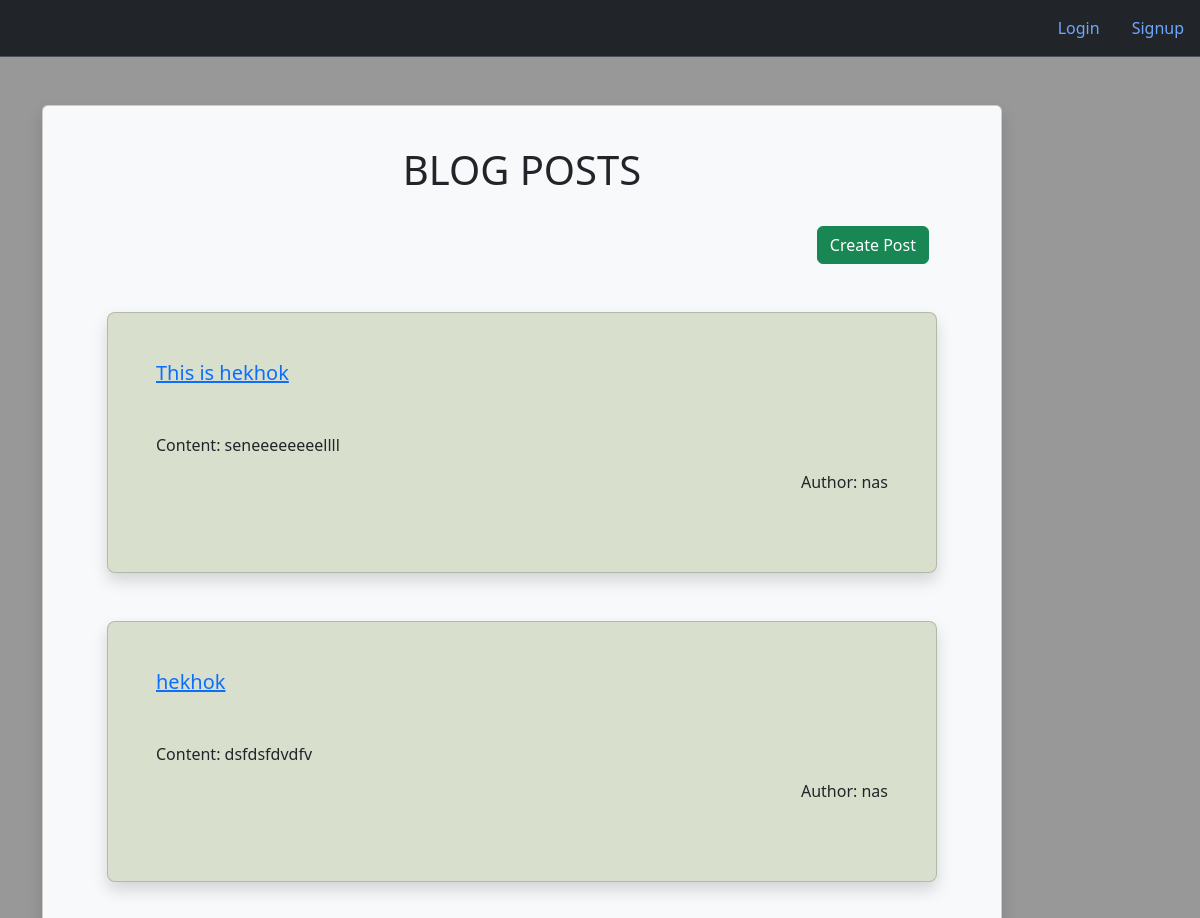
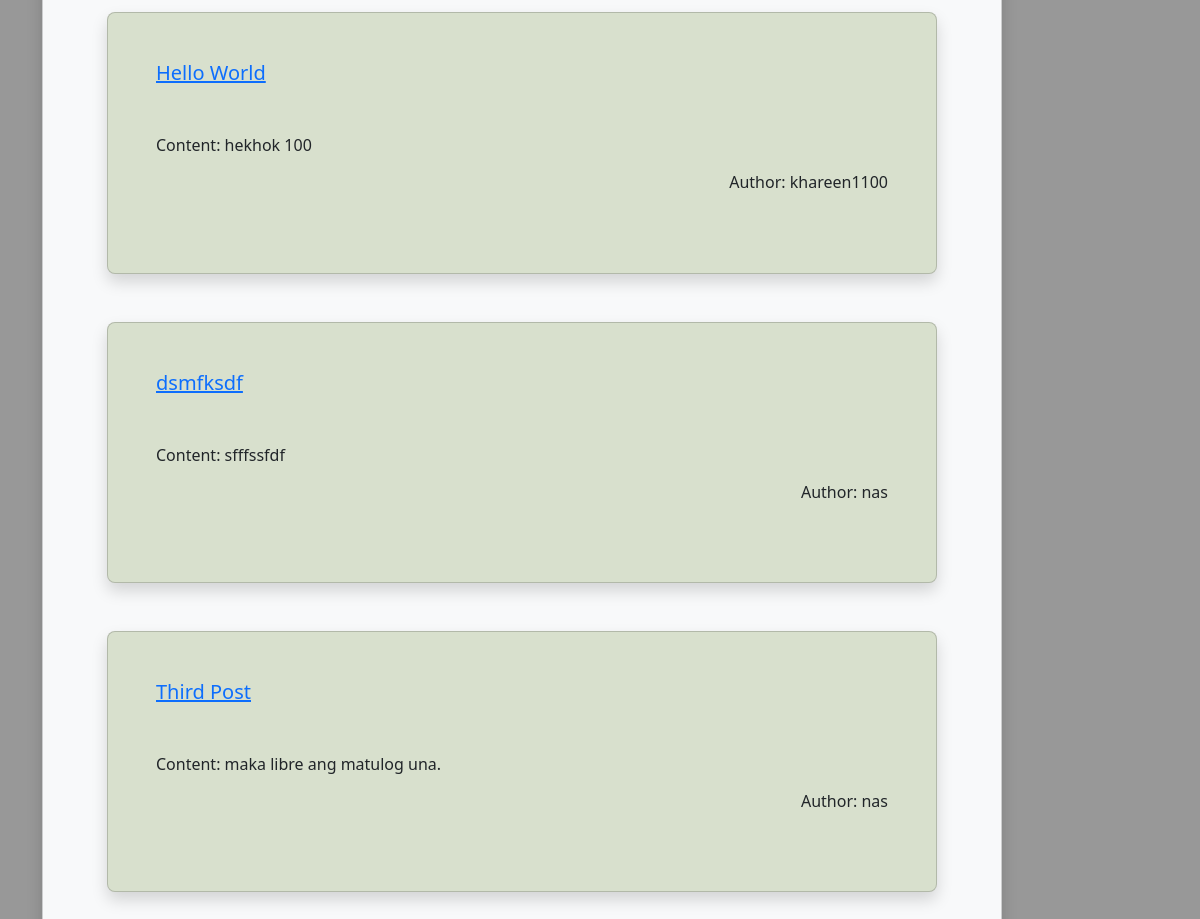
The page / on the database its author committed (2 pictures, top to bottom).
### base/models.py (models this page shows)
class Post(models.Model):
    title = models.CharField(max_length=100)
    body = models.TextField(max_length=200)
    author =  models.ForeignKey(User, on_delete=models.CASCADE)
    created = models.DateTimeField(auto_now_add=True)
    updated = models.DateTimeField(auto_now=True)
    class Meta:
        ordering = ['-created']
    def __str__(self):
        return self.title # to display the title in the admin interface

### base/views.py (the view)
# urls.py: path("", views.index, name="home"),
def index(request):
    posts = Post.objects.all()
    print(posts)
    return render(request, "index.html", {"posts": posts})

### templates/index.html (shortened to what this page needs)
{% extends 'base.html' %}
{% block body %}
<div class="container">
    <div class="col-md-4">
        <div class="card shadow bg-body-tertiary rounded mt-5 mb-5"  style="width: 80vw">
            <div class="card-body " style="overflow: hidden;">
            <H1 class="title d-flex justify-content-center p-4">BLOG POSTS</H1>
            <div class="con d-flex justify-content-end px-5 m-2 mb-5 ">
                    <a class="nav-link active" aria-current="page" href="{% url 'create_post' %}">
                        <button type="button" class="btn btn-success ">Create Post</button>
                    </a>
            </div>
    {% for post in posts %}
    <div class="card shadow p-5 m-5 rounded-3" style="background: #D8E0CD" >
        <h5 class="card-title mb-5"> <a href="{% url 'post_detail' post.id %}">{{post.title}}</a></h5>
        <p class="card-text">Content: {{post.body}}</p>
        <div class="author d-flex justify-content-end mb-0">
            <h6 class="card-title">Author: {{post.author}}</h6>
        </div>
        <br>
    </div>
    {% endfor %}
            </div>
        </div>
    </div>
</div>
{% endblock %}

### templates/base.html (shortened to what this page needs)
<!DOCTYPE html>
<html lang="en">
<head>
    <link rel="stylesheet" href="/static/css/bootstrap.min.css">
    <link rel="stylesheet" href="/static/css/style.css">
</head>
<body class=" --bs-tertiary-color-rgb">
    {% include 'navbar.html' %}
    {% block body %}
    {% endblock %}
</body>
</html>

### templates/navbar.html (shortened to what this page needs)
{% block content %}
<nav class="navbar bg-dark border-bottom border-body d-flex justify-content-end " data-bs-theme="dark" style="background-color: #e3f2fd;" >
        <ul class="nav ">
            {% if request.user.is_authenticated %}
                    <li class="nav-item">
                      <a class="nav-link active" aria-current="page" >
                        <h4 style="text-transform: uppercase;">Hello {{request.user.username}}</h4>
                      </a>
                    </li>
                  <li class="nav-item">
                    <a class="nav-link active" aria-current="page" href="/">Home</a>
                  </li>
                  <li class="nav-item">
                      <a class="nav-link active" aria-current="page" href="{% url 'about' %}" >About Us</a>
                  </li>
                  <li class="nav-item">
                      <a class="nav-link active" aria-current="page" href="{% url 'contacts' %}">Contacts</a>
                  </li>
                  <!-- <li class="nav-item">
                    <a class="nav-link active" aria-current="page" href="{% url 'create_post' %}">Create Post</a>
                  </li> -->
                  <li class="nav-item">
                    <a class="nav-link active" aria-current="page" href="{% url 'logout' %}">Logout</a>
                  </li>
            {% else %}
                  <li class="nav-item">
                    <a class="nav-link active" aria-current="page" href="{% url 'login' %}">Login</a>
                  </li>
                  <li class="nav-item">
                    <a class="nav-link active" aria-current="page" href="{% url 'register' %}">Signup</a>
                  </li>
            {% endif %}
          </ul>
  </nav>
{% endblock %}

### static/css/style.css (style rules this page uses)
body { background-color: #989898; min-height: 100vh; }

### rows shown on the page
Post: title "This is hekhok", body "seneeeeeeeellll", author "nas"
Post: title "hekhok", body "dsfdsfdvdfv", author "nas"
Post: title "Hello World", body "hekhok 100", author "khareen1100"
Post: title "dsmfksdf", body "sfffssfdf", author "nas"
Post: title "Third Post", body "maka libre ang matulog una.", author "nas"
